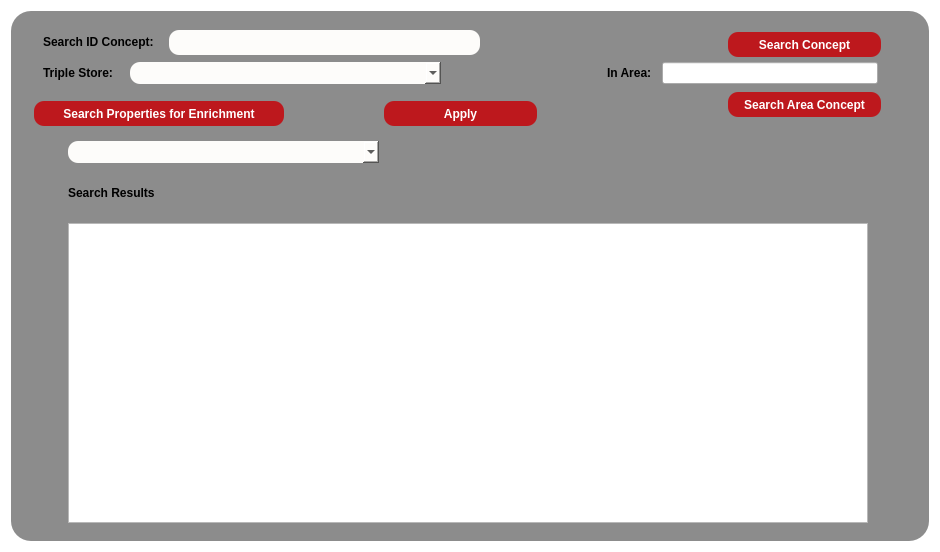
<?xml version="1.0" encoding="UTF-8"?>
<ui version="4.0">
 <class>whatToEnrichtDialog</class>
 <widget class="QDialog" name="whatToEnrichtDialog">
  <property name="geometry">
   <rect>
    <x>0</x>
    <y>0</y>
    <width>940</width>
    <height>552</height>
   </rect>
  </property>
  <property name="minimumSize">
   <size>
    <width>879</width>
    <height>519</height>
   </size>
  </property>
  <property name="windowTitle">
   <string>Dialog</string>
  </property>
  <property name="styleSheet">
   <string notr="true">QObject#whatToEnrichtDialog{
	background-color: rgb(255, 255, 255);
}
</string>
  </property>
  <layout class="QGridLayout" name="gridLayout_2">
   <item row="0" column="0">
    <widget class="QFrame" name="frame">
     <property name="minimumSize">
      <size>
       <width>861</width>
       <height>471</height>
      </size>
     </property>
     <property name="styleSheet">
      <string notr="true">QObject#frame{
	background-color: rgb(140, 140, 140);
	
Border-radius:20px;}

</string>
     </property>
     <property name="frameShape">
      <enum>QFrame::StyledPanel</enum>
     </property>
     <property name="frameShadow">
      <enum>QFrame::Raised</enum>
     </property>
     <layout class="QGridLayout" name="gridLayout_4">
      <item row="0" column="0" colspan="2">
       <widget class="QWidget" name="widget_3" native="true">
        <property name="minimumSize">
         <size>
          <width>488</width>
          <height>75</height>
         </size>
        </property>
        <layout class="QGridLayout" name="gridLayout_3">
         <item row="0" column="0">
          <layout class="QHBoxLayout" name="horizontalLayout_2">
           <item>
            <widget class="QLabel" name="conceptSearchLabel">
             <property name="minimumSize">
              <size>
               <width>120</width>
               <height>16</height>
              </size>
             </property>
             <property name="maximumSize">
              <size>
               <width>120</width>
               <height>16</height>
              </size>
             </property>
             <property name="font">
              <font>
               <pointsize>9</pointsize>
               <weight>75</weight>
               <bold>true</bold>
              </font>
             </property>
             <property name="styleSheet">
              <string notr="true">color:rgb(0, 0, 0);</string>
             </property>
             <property name="text">
              <string>Search ID Concept:</string>
             </property>
            </widget>
           </item>
           <item>
            <widget class="QLineEdit" name="conceptSearchEdit">
             <property name="enabled">
              <bool>false</bool>
             </property>
             <property name="minimumSize">
              <size>
               <width>311</width>
               <height>25</height>
              </size>
             </property>
             <property name="maximumSize">
              <size>
               <width>311</width>
               <height>25</height>
              </size>
             </property>
             <property name="styleSheet">
              <string notr="true">border-radius:10px;

border-color:rgb(45, 45, 45);

background-color: rgb(253, 252, 250);</string>
             </property>
            </widget>
           </item>
           <item>
            <spacer name="horizontalSpacer">
             <property name="orientation">
              <enum>Qt::Horizontal</enum>
             </property>
             <property name="sizeHint" stdset="0">
              <size>
               <width>124</width>
               <height>22</height>
              </size>
             </property>
            </spacer>
           </item>
          </layout>
         </item>
         <item row="1" column="0">
          <layout class="QHBoxLayout" name="horizontalLayout_3">
           <item>
            <widget class="QLabel" name="tripleStoreLabel">
             <property name="minimumSize">
              <size>
               <width>81</width>
               <height>16</height>
              </size>
             </property>
             <property name="maximumSize">
              <size>
               <width>81</width>
               <height>16</height>
              </size>
             </property>
             <property name="font">
              <font>
               <pointsize>9</pointsize>
               <weight>75</weight>
               <bold>true</bold>
              </font>
             </property>
             <property name="styleSheet">
              <string notr="true">color:rgb(0, 0, 0);</string>
             </property>
             <property name="text">
              <string>Triple Store:</string>
             </property>
            </widget>
           </item>
           <item>
            <widget class="QComboBox" name="tripleStoreEdit">
             <property name="enabled">
              <bool>true</bool>
             </property>
             <property name="minimumSize">
              <size>
               <width>311</width>
               <height>12</height>
              </size>
             </property>
             <property name="maximumSize">
              <size>
               <width>311</width>
               <height>22</height>
              </size>
             </property>
             <property name="styleSheet">
              <string notr="true">border-radius:10px;

border-color:rgb(45, 45, 45);

background-color: rgb(253, 252, 250);
selection-background-color: rgb(255, 255, 255);
selection-color:rgb(0, 81, 135);</string>
             </property>
            </widget>
           </item>
           <item>
            <spacer name="horizontalSpacer_3">
             <property name="orientation">
              <enum>Qt::Horizontal</enum>
             </property>
             <property name="sizeHint" stdset="0">
              <size>
               <width>167</width>
               <height>20</height>
              </size>
             </property>
            </spacer>
           </item>
          </layout>
         </item>
        </layout>
       </widget>
      </item>
      <item row="0" column="2" rowspan="2">
       <widget class="QWidget" name="widget_2" native="true">
        <property name="maximumSize">
         <size>
          <width>291</width>
          <height>101</height>
         </size>
        </property>
        <widget class="QPushButton" name="searchButton2">
         <property name="geometry">
          <rect>
           <x>130</x>
           <y>70</y>
           <width>153</width>
           <height>25</height>
          </rect>
         </property>
         <property name="minimumSize">
          <size>
           <width>153</width>
           <height>25</height>
          </size>
         </property>
         <property name="font">
          <font>
           <pointsize>9</pointsize>
           <weight>75</weight>
           <bold>true</bold>
          </font>
         </property>
         <property name="cursor">
          <cursorShape>PointingHandCursor</cursorShape>
         </property>
         <property name="styleSheet">
          <string notr="true">background-color:rgb(189, 24, 29);
border-radius:10px;
color: rgb(255, 255, 255);
</string>
         </property>
         <property name="text">
          <string>Search Area Concept</string>
         </property>
        </widget>
        <widget class="QWidget" name="layoutWidget">
         <property name="geometry">
          <rect>
           <x>9</x>
           <y>40</y>
           <width>271</width>
           <height>22</height>
          </rect>
         </property>
         <property name="minimumSize">
          <size>
           <width>153</width>
           <height>22</height>
          </size>
         </property>
         <layout class="QHBoxLayout" name="horizontalLayout">
          <item>
           <widget class="QLabel" name="costumpropertyLabel">
            <property name="minimumSize">
             <size>
              <width>49</width>
              <height>20</height>
             </size>
            </property>
            <property name="font">
             <font>
              <pointsize>9</pointsize>
              <weight>75</weight>
              <bold>true</bold>
             </font>
            </property>
            <property name="styleSheet">
             <string notr="true">color:rgb(0, 0, 0);</string>
            </property>
            <property name="text">
             <string>In Area:</string>
            </property>
           </widget>
          </item>
          <item>
           <widget class="QLineEdit" name="inAreaEditText">
            <property name="minimumSize">
             <size>
              <width>96</width>
              <height>20</height>
             </size>
            </property>
           </widget>
          </item>
         </layout>
        </widget>
        <widget class="QPushButton" name="searchConceptButton">
         <property name="geometry">
          <rect>
           <x>130</x>
           <y>10</y>
           <width>153</width>
           <height>25</height>
          </rect>
         </property>
         <property name="minimumSize">
          <size>
           <width>153</width>
           <height>25</height>
          </size>
         </property>
         <property name="font">
          <font>
           <pointsize>9</pointsize>
           <weight>75</weight>
           <bold>true</bold>
          </font>
         </property>
         <property name="cursor">
          <cursorShape>PointingHandCursor</cursorShape>
         </property>
         <property name="styleSheet">
          <string notr="true">background-color:rgb(189, 24, 29);
border-radius:10px;
color: rgb(255, 255, 255);
</string>
         </property>
         <property name="text">
          <string>Search Concept</string>
         </property>
        </widget>
       </widget>
      </item>
      <item row="1" column="0">
       <widget class="QPushButton" name="searchButton">
        <property name="minimumSize">
         <size>
          <width>250</width>
          <height>25</height>
         </size>
        </property>
        <property name="maximumSize">
         <size>
          <width>250</width>
          <height>25</height>
         </size>
        </property>
        <property name="font">
         <font>
          <pointsize>9</pointsize>
          <weight>75</weight>
          <bold>true</bold>
         </font>
        </property>
        <property name="cursor">
         <cursorShape>PointingHandCursor</cursorShape>
        </property>
        <property name="styleSheet">
         <string notr="true">background-color:rgb(189, 24, 29);
border-radius:10px;
color: rgb(255, 255, 255);
</string>
        </property>
        <property name="text">
         <string>Search Properties for Enrichment</string>
        </property>
       </widget>
      </item>
      <item row="1" column="1">
       <widget class="QPushButton" name="applyButton">
        <property name="minimumSize">
         <size>
          <width>153</width>
          <height>25</height>
         </size>
        </property>
        <property name="maximumSize">
         <size>
          <width>153</width>
          <height>25</height>
         </size>
        </property>
        <property name="font">
         <font>
          <pointsize>9</pointsize>
          <weight>75</weight>
          <bold>true</bold>
         </font>
        </property>
        <property name="cursor">
         <cursorShape>PointingHandCursor</cursorShape>
        </property>
        <property name="styleSheet">
         <string notr="true">background-color:rgb(189, 24, 29);
border-radius:10px;
color: rgb(255, 255, 255);
</string>
        </property>
        <property name="text">
         <string>Apply</string>
        </property>
       </widget>
      </item>
      <item row="2" column="0" colspan="3">
       <widget class="QWidget" name="widget" native="true">
        <property name="minimumSize">
         <size>
          <width>841</width>
          <height>341</height>
         </size>
        </property>
        <layout class="QGridLayout" name="gridLayout">
         <item row="2" column="0">
          <widget class="QListWidget" name="searchResult">
           <property name="minimumSize">
            <size>
             <width>800</width>
             <height>300</height>
            </size>
           </property>
           <property name="maximumSize">
            <size>
             <width>800</width>
             <height>300</height>
            </size>
           </property>
          </widget>
         </item>
         <item row="1" column="0">
          <widget class="QLabel" name="searchResultLabel">
           <property name="minimumSize">
            <size>
             <width>800</width>
             <height>17</height>
            </size>
           </property>
           <property name="font">
            <font>
             <pointsize>9</pointsize>
             <weight>75</weight>
             <bold>true</bold>
            </font>
           </property>
           <property name="styleSheet">
            <string notr="true">color:rgb(0, 0, 0);</string>
           </property>
           <property name="text">
            <string>Search Results</string>
           </property>
          </widget>
         </item>
         <item row="0" column="0">
          <widget class="QComboBox" name="tripleStoreEdit_1">
           <property name="enabled">
            <bool>true</bool>
           </property>
           <property name="minimumSize">
            <size>
             <width>311</width>
             <height>22</height>
            </size>
           </property>
           <property name="maximumSize">
            <size>
             <width>311</width>
             <height>22</height>
            </size>
           </property>
           <property name="cursor">
            <cursorShape>PointingHandCursor</cursorShape>
           </property>
           <property name="styleSheet">
            <string notr="true">border-radius:10px;

border-color:rgb(45, 45, 45);

background-color: rgb(253, 252, 250);
selection-background-color: rgb(255, 255, 255);
selection-color:rgb(0, 81, 135);</string>
           </property>
          </widget>
         </item>
        </layout>
       </widget>
      </item>
     </layout>
    </widget>
   </item>
  </layout>
 </widget>
 <resources/>
 <connections/>
</ui>
